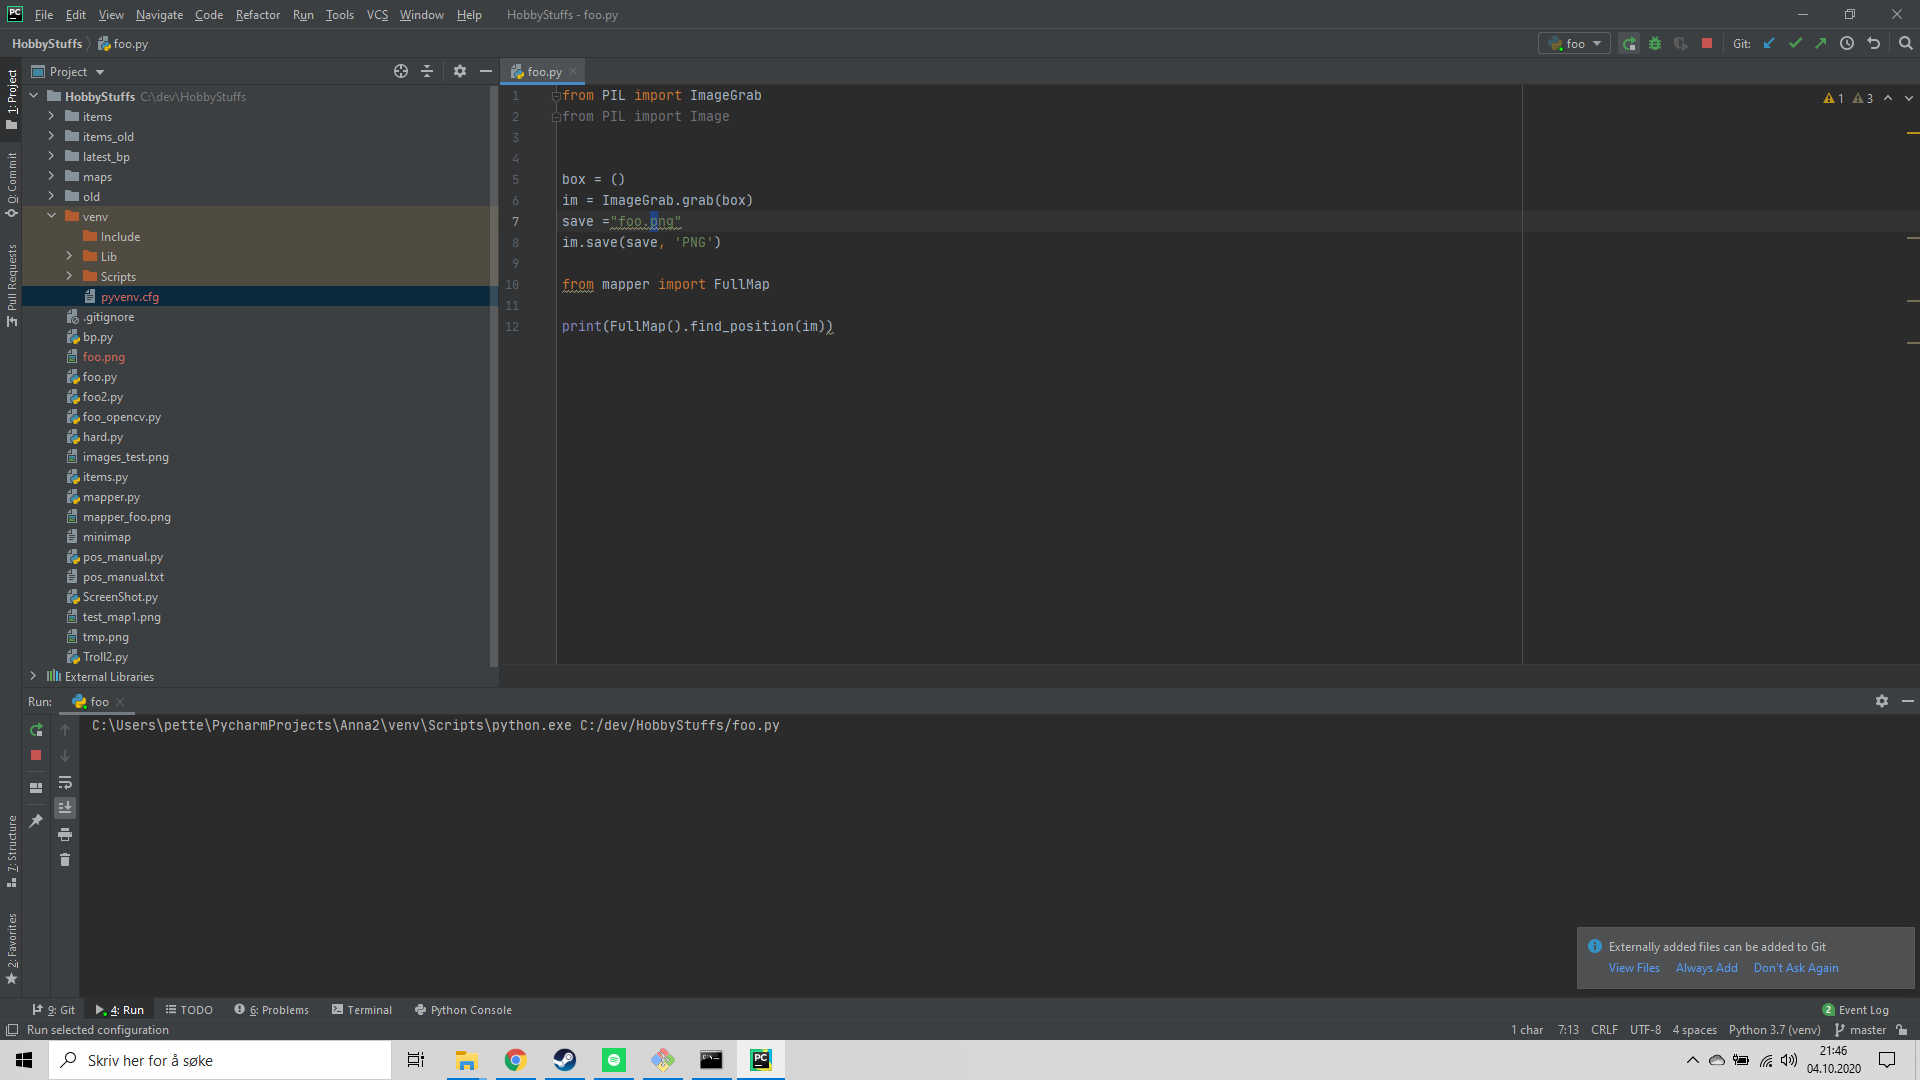

Reproduce this figure in Python.
from PIL import ImageGrab
from PIL import Image


box = ()
im = ImageGrab.grab(box)
save ="foo.png"
im.save(save, 'PNG')

from mapper import FullMap

print(FullMap().find_position(im))
